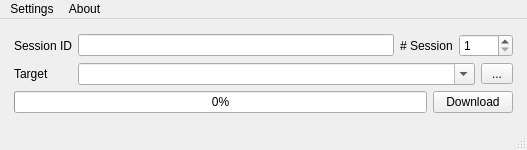
<?xml version="1.0" encoding="UTF-8"?>
<ui version="4.0">
 <class>MainWindow</class>
 <widget class="QMainWindow" name="MainWindow">
  <property name="geometry">
   <rect>
    <x>0</x>
    <y>0</y>
    <width>527</width>
    <height>150</height>
   </rect>
  </property>
  <property name="windowTitle">
   <string>BBB Downloader</string>
  </property>
  <widget class="QWidget" name="centralwidget">
   <layout class="QGridLayout" name="gridLayout_2">
    <item row="0" column="0">
     <layout class="QGridLayout" name="gridLayout">
      <property name="leftMargin">
       <number>5</number>
      </property>
      <property name="rightMargin">
       <number>5</number>
      </property>
      <item row="0" column="0">
       <widget class="QLabel" name="sessionid_lbl">
        <property name="text">
         <string>Session ID</string>
        </property>
       </widget>
      </item>
      <item row="0" column="1">
       <widget class="QLineEdit" name="sessionid_led">
        <property name="maxLength">
         <number>54</number>
        </property>
        <property name="cursorMoveStyle">
         <enum>Qt::VisualMoveStyle</enum>
        </property>
       </widget>
      </item>
      <item row="1" column="1" colspan="3">
       <layout class="QHBoxLayout" name="horizontalLayout_2">
        <item>
         <widget class="QComboBox" name="target_led">
          <property name="locale">
           <locale language="English" country="UnitedStates"/>
          </property>
          <property name="editable">
           <bool>true</bool>
          </property>
          <property name="insertPolicy">
           <enum>QComboBox::InsertAtTop</enum>
          </property>
         </widget>
        </item>
        <item>
         <widget class="QToolButton" name="browse_btn">
          <property name="minimumSize">
           <size>
            <width>32</width>
            <height>0</height>
           </size>
          </property>
          <property name="layoutDirection">
           <enum>Qt::LeftToRight</enum>
          </property>
          <property name="text">
           <string>...</string>
          </property>
          <property name="popupMode">
           <enum>QToolButton::InstantPopup</enum>
          </property>
          <property name="toolButtonStyle">
           <enum>Qt::ToolButtonTextOnly</enum>
          </property>
          <property name="arrowType">
           <enum>Qt::NoArrow</enum>
          </property>
         </widget>
        </item>
       </layout>
      </item>
      <item row="1" column="0">
       <widget class="QLabel" name="target_lbl">
        <property name="text">
         <string>Target</string>
        </property>
       </widget>
      </item>
      <item row="0" column="3">
       <widget class="QSpinBox" name="sessionno_sp">
        <property name="minimumSize">
         <size>
          <width>53</width>
          <height>0</height>
         </size>
        </property>
        <property name="locale">
         <locale language="English" country="UnitedStates"/>
        </property>
        <property name="minimum">
         <number>1</number>
        </property>
        <property name="maximum">
         <number>1000</number>
        </property>
       </widget>
      </item>
      <item row="0" column="2">
       <widget class="QLabel" name="sessionno_lbl">
        <property name="text">
         <string># Session</string>
        </property>
       </widget>
      </item>
      <item row="2" column="0" colspan="4">
       <layout class="QHBoxLayout" name="horizontalLayout">
        <item>
         <widget class="QProgressBar" name="pbar">
          <property name="locale">
           <locale language="English" country="UnitedStates"/>
          </property>
          <property name="value">
           <number>0</number>
          </property>
          <property name="alignment">
           <set>Qt::AlignCenter</set>
          </property>
          <property name="orientation">
           <enum>Qt::Horizontal</enum>
          </property>
         </widget>
        </item>
        <item>
         <widget class="QPushButton" name="download_btn">
          <property name="text">
           <string>Download</string>
          </property>
         </widget>
        </item>
       </layout>
      </item>
     </layout>
    </item>
   </layout>
  </widget>
  <widget class="QMenuBar" name="menubar">
   <property name="geometry">
    <rect>
     <x>0</x>
     <y>0</y>
     <width>527</width>
     <height>22</height>
    </rect>
   </property>
   <widget class="QMenu" name="menuSettings">
    <property name="title">
     <string>Settings</string>
    </property>
    <addaction name="actionSettings"/>
    <addaction name="separator"/>
    <addaction name="actionLoad_Setting_from_Target"/>
   </widget>
   <widget class="QMenu" name="menuAbout">
    <property name="title">
     <string>About</string>
    </property>
    <addaction name="actionAbout_BBB_Downloader"/>
   </widget>
   <addaction name="menuSettings"/>
   <addaction name="menuAbout"/>
  </widget>
  <widget class="QStatusBar" name="statusbar"/>
  <action name="actionSettings">
   <property name="text">
    <string>Settings</string>
   </property>
  </action>
  <action name="actionAbout_BBB_Downloader">
   <property name="text">
    <string>About BBB Downloader</string>
   </property>
  </action>
  <action name="actionLoad_Setting_from_Target">
   <property name="checkable">
    <bool>true</bool>
   </property>
   <property name="checked">
    <bool>true</bool>
   </property>
   <property name="enabled">
    <bool>true</bool>
   </property>
   <property name="text">
    <string>Load Setting from Target</string>
   </property>
  </action>
 </widget>
 <resources/>
 <connections/>
</ui>
